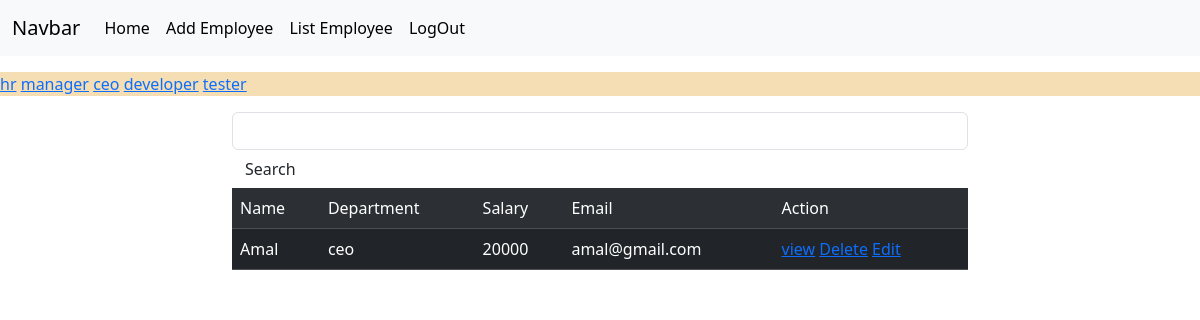
Screenshot of /employees/all?department=ceo (signed in) with the database file from the repository.
### crm/models.py (models this page shows, shortened)
class Employees(models.Model):
    name=models.CharField(max_length=100)
    department=models.CharField(max_length=100)
    salary=models.PositiveIntegerField()
    email=models.EmailField(unique=True)
    age=models.PositiveIntegerField()
    contact=models.CharField(max_length=12,null=True)
    profile_pic=models.ImageField(upload_to="images",null=True,blank=True)
    dob=models.DateField(null=True,blank=True)

### crm/views.py (the view, shortened to what this page needs)
# urls.py: path("employees/all",views.EmployeeListView.as_view(),name="emp_all"),
@method_decorator(signin_required,name="dispatch")
class EmployeeListView(View):
    def get(self,request,*args,**kwargs):
            qs=Employees.objects.all()
            departments=Employees.objects.all().values_list("department",flat=True).distinct()
            print(departments)
            if "department" in request.GET:
                dept=request.GET.get("department")
                qs=qs.filter(department__iexact=dept)
            return render(request,"emp_list.html",{"data":qs,"departments":departments})

### crm/views.py (called while the page is built)
def signin_required(fn):
    def wrapper(request,*args,**kwargs):
        if not request.user.is_authenticated:
            messages.error(request,"Invalid Session")
            return redirect("sign_in")
        else:
            return fn(request,*args,**kwargs)
    return wrapper

### crm/templates/emp_list.html (shortened to what this page needs)
{%extends 'base.html'%}
{%block body_block%}
<div class="mt-3" style="background-color: wheat;">
    {%for dep in departments%}
        <a href="{%url 'emp_all'%}?department={{dep}}">{{dep}}</a>
    {%endfor%}
</div>
<div class="container mt-3">
    <div class="row">
        <div class="col-2"></div>
        <div class="col-8">
            <form action="" method="post">
                <input type="text" name="box" class="form-control">
                <button type="submit" class="btn btn-sucess">Search</button>
            </form>
        </div>
        <div class="col-2"></div>
    </div>
</div>
<div class="container">
    <div class="row">
        <div class="col-2"></div>
        <div class="col-8">
            <table class="table table-dark table-striped caption-top">
                <tr>
                    <td>Name</td>
                    <td>Department</td>
                    <td>Salary</td>
                    <td>Email</td>
                    <td>Action</td>
                </tr>
                {%for emp in data%}
                <tr>
                    <td>{{emp.name}}</td>
                    <td>{{emp.department}}</td>
                    <td>{{emp.salary}}</td>
                    <td>{{emp.email}}</td>
                    <td>
                        <a href="{%url 'emp_details' emp.id%}">view</a>
                        <a href="{%url 'emp_delete' emp.id%}">Delete</a>
                        <a href="{%url 'emp_edit' emp.id%}">Edit</a>
                    </td>
                </tr>
                {%endfor%}
            </table>
        </div>
        <div class="col-2"></div>
    </div>
{%endblock%}

### rows the page displays
Employees: name "Amal", department "ceo", salary "20000", email "amal@gmail.com"

### other values shown
{{ dep }} "hr" "manager" "ceo" "developer" "tester"
